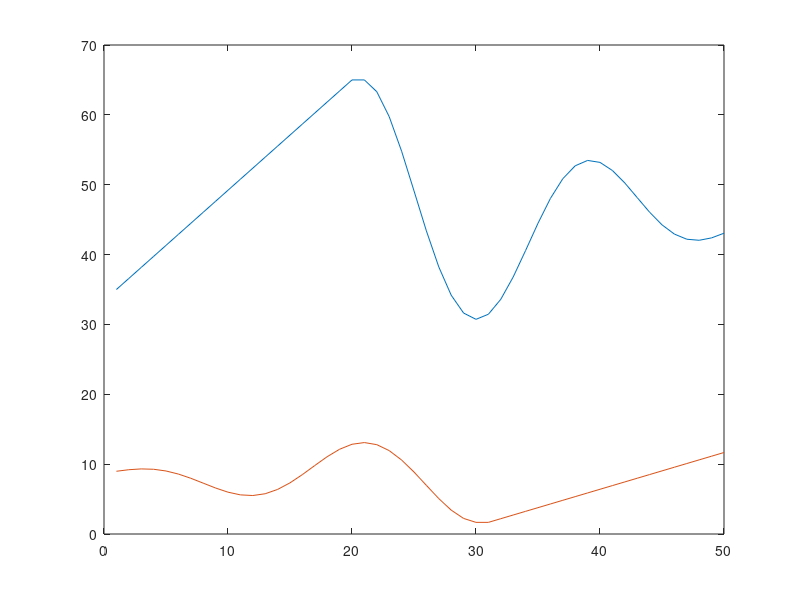

MATLAB code for this plot: (Note: this script raises an error after producing the figure.)
function [yn,y,N,M,T] = gaus_example_multiscale_dl()
%% Construct 1D test problem Gaussian and linear 
T = 50;
N = 105; M = 105;

if nargin < 1
    sigma = 0.01;
end

% Position in time
position = 15+[linspace(20,50,20),30+20.*linspace(1,0.1,30).*cos((0:29)/3)];
width = (70-fliplr(position))/3;

figure(1)
plot(position)
hold on
plot(width)

for t = 1:T
    y(:,t) = gaussian_basis_wrap_1D(N,position(t),width(t),'2-norm');
end

yn = y + randn(N,T)*sigma;
figure(2)
imagesc(yn)

end